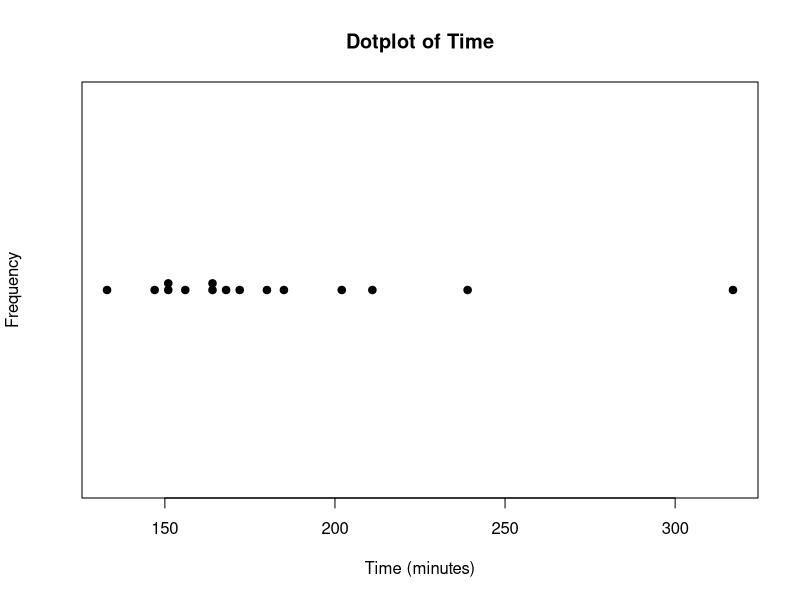
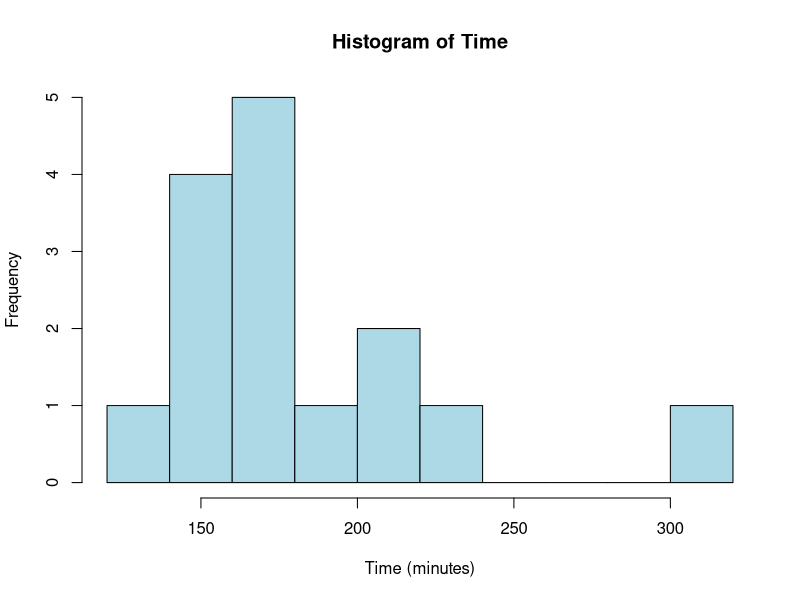
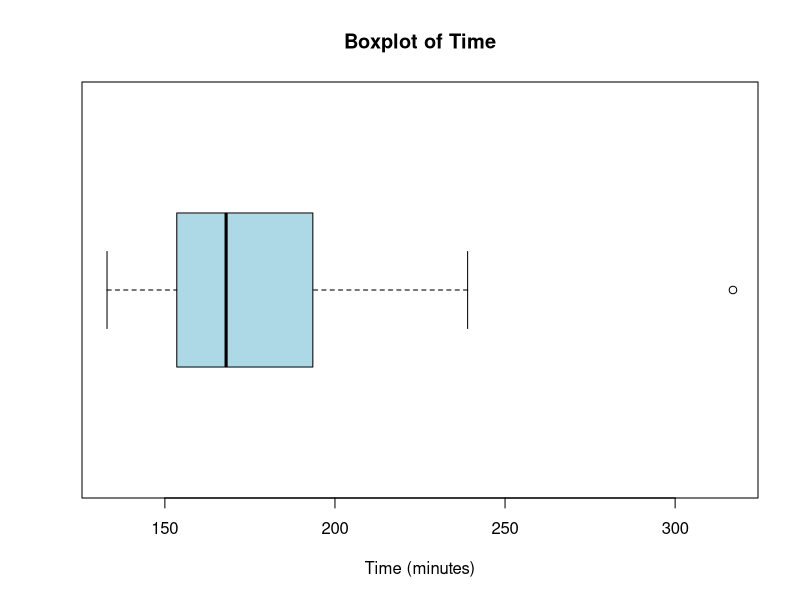
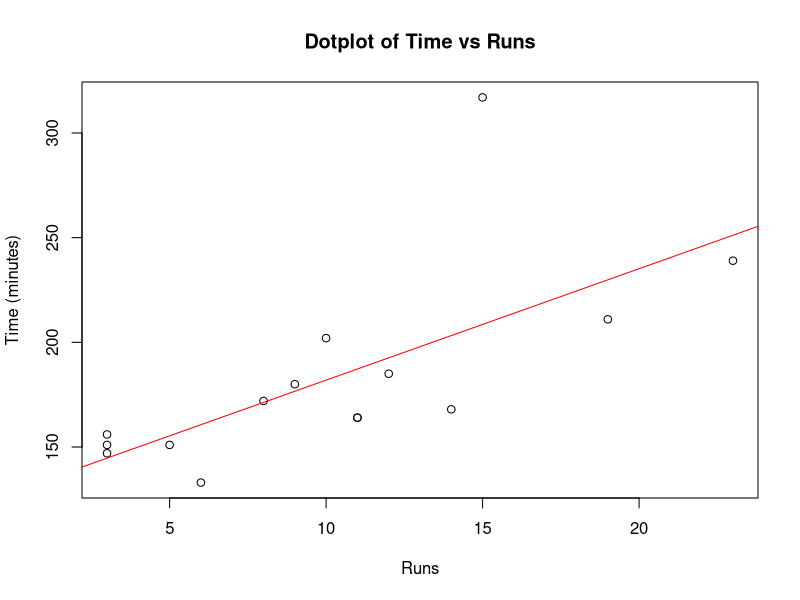
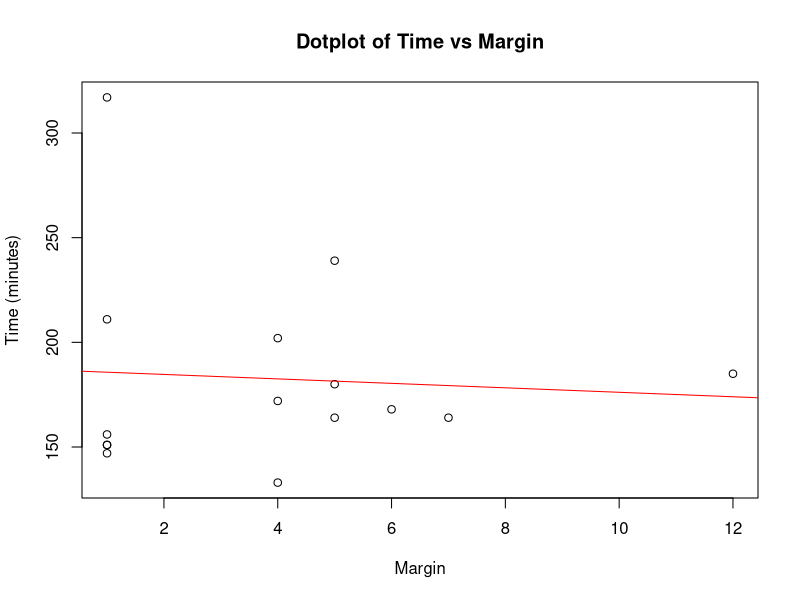
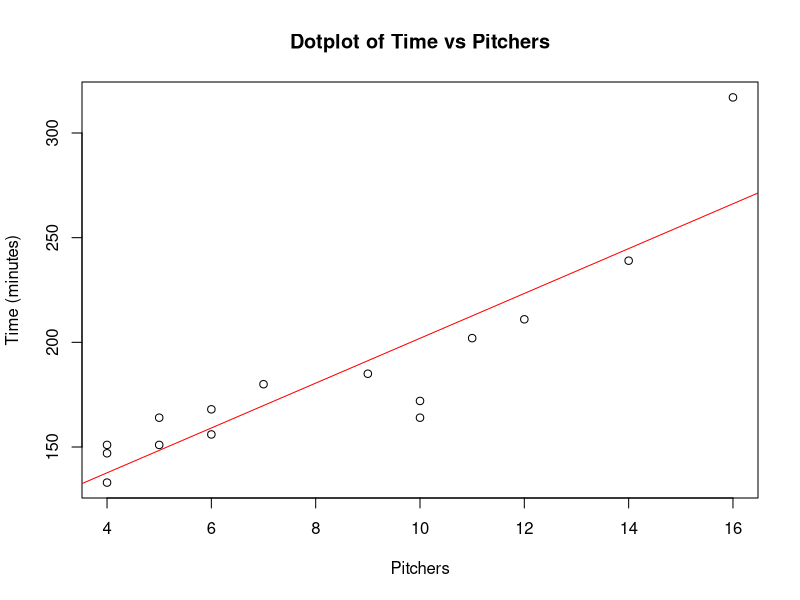
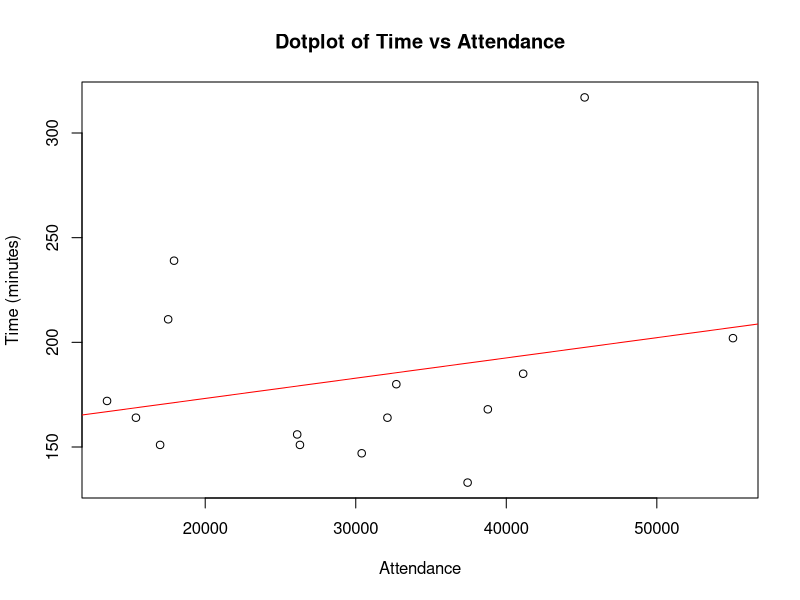
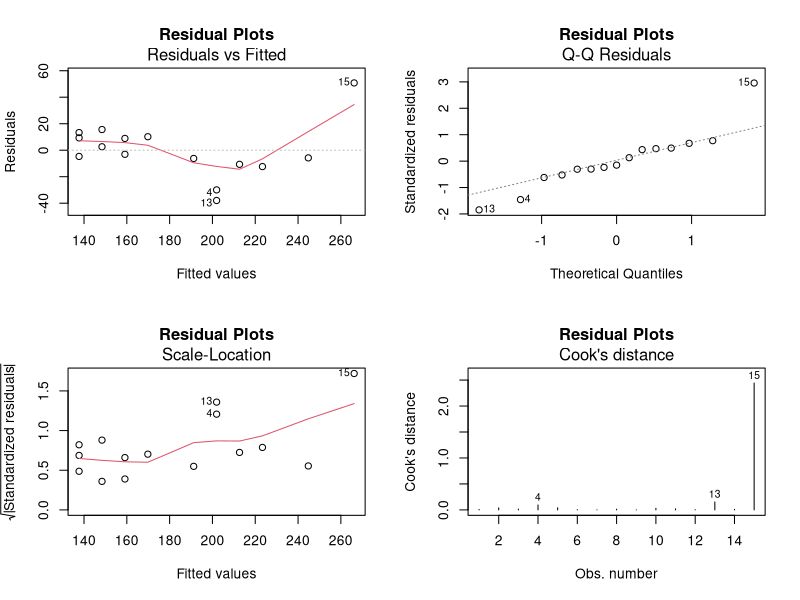

Recreate these plots in R, in order.
## ---- chunk 1
baseball <- read.csv("../data/BaseballTimes.csv")
attach(baseball)
## ---- chunk 2
stripchart(Time, method = "stack", main = "Dotplot of Time", xlab = "Time (minutes)", ylab = "Frequency", pch = 19, col = "black")
hist(Time, main = "Histogram of Time", xlab = "Time (minutes)", col = "lightblue", breaks = 10)
boxplot(Time, main = "Boxplot of Time", xlab = "Time (minutes)", col = "lightblue", horizontal = TRUE)
## ---- chunk 3
summary(Time)
## ---- chunk 4
IQR <- IQR(Time)
outliers <- Time[Time < (quantile(Time)[2] - 1.5 * IQR) | Time > (quantile(Time)[4] + 1.5 * IQR)]
outliers
## ---- chunk 5
plot(Runs, Time, main = "Dotplot of Time vs Runs", xlab = "Runs", ylab = "Time (minutes)")
abline(lm(Time ~ Runs), col = "red")

plot(Margin, Time, main = "Dotplot of Time vs Margin", xlab = "Margin", ylab = "Time (minutes)")
abline(lm(Time ~ Margin), col = "red")

plot(Pitchers, Time, main = "Dotplot of Time vs Pitchers", xlab = "Pitchers", ylab = "Time (minutes)")
abline(lm(Time ~ Pitchers), col = "red")

plot(Attendance, Time, main = "Dotplot of Time vs Attendance", xlab = "Attendance", ylab = "Time (minutes)")
abline(lm(Time ~ Attendance), col = "red")
## ---- chunk 6
time.lm <- lm(Time ~ Pitchers, data = baseball)
coef(time.lm)
## ---- chunk 7
par(mfrow = c(2, 2))
plot(time.lm, which = 1:4, main = "Residual Plots")
## ---- chunk 8
residuals <- residuals(time.lm)
max_residual <- which.max(abs(residuals))
outlier_point <- baseball[max_residual, ]
## ---- chunk 9
plot(baseball$Pitchers, baseball$Time, main = "Baseball Game Duration vs. Number of Pitchers", xlab = "Number of Pitchers", ylab = "Game Duration (minutes)", pch = 19)
abline(time.lm, col = "blue", lwd = 2)

baseball_no_outlier <- baseball[-max_residual, ]
time.lm_no_outlier <- lm(Time ~ Pitchers, data = baseball_no_outlier)

abline(time.lm_no_outlier, col = "red", lwd = 2, lty = 2)
